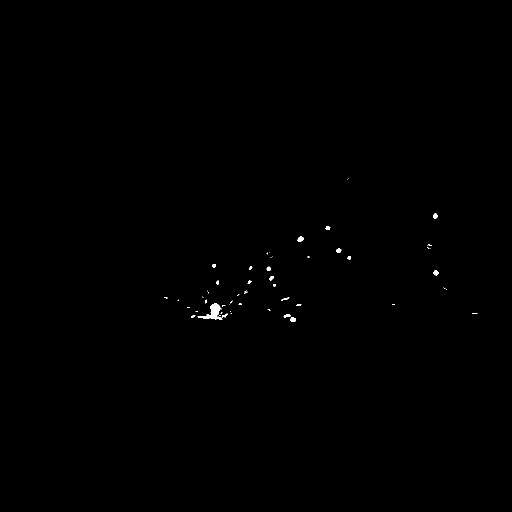
#> input picture IR_track/IRv1/thresh/TH_13.png, 1024 x 1024 px, given in place of TH_0.png, which was not available (shown at 1/2 size)
$ python track.py   (older library calls are emulated)
#> lines starting #> are read from the running program, lines starting #| are printed output that depends on the picture; after the words box and inside, x2 and y2 are one past the last pixel; in counts of white or black regions, pixels touching at a corner belong together; pictures that were not available may be replaced by others from this repository, and a replacement may not be noted
import numpy as np
import cv2
import math
from itertools import groupby

def circles(k):
#> called with k = 0
    print("Processing frame ",k)
    img = cv2.imread('thresh/TH_'+str(k)+'.png')
#> img is the input picture: shape (1024, 1024, 3); 0.17% white; 59 white regions (39 under 20 px), largest, box (x1, y1, x2, y2) and area: (395, 607, 445, 640) 628, (595, 473, 608, 484) 98, (866, 540, 877, 551) 83

    imgray = cv2.cvtColor(img, cv2.COLOR_BGR2GRAY)
#> imgray: shape (1024, 1024); 0.17% white; 59 white regions (39 under 20 px)
    _,contours, hierarchy = cv2.findContours(imgray, cv2.RETR_TREE, cv2.CHAIN_APPROX_SIMPLE)
#> contours = 62 contours, 45 with area under 20; largest, box (x1, y1, x2, y2) and area: (395, 607, 445, 640) 546, (595, 473, 608, 484) 82, (866, 540, 877, 551) 68, (580, 635, 592, 644) 66, (866, 427, 875, 437) 58

    # print(len(contours))
    x = []
    y = []
    r = []

    for contour in contours:
        # cv2.drawContours(img, contour, -1, (0, 255, 0), 1)
        (X,Y),radius = cv2.minEnclosingCircle(contour)
        center = (int(X),int(Y))
        radius = int(radius)
        # condition to exclude the particles near plume
        if ((center[0]-430)**2+(center[1]-618)**2)**0.5 > 150:
            x.append(center[0])
            y.append(center[1])
            r.append(radius)
#> this loop made 62 passes
#> (X, Y, radius, center) on passes 1, 3, 4, 6, 12, 14, 17, 18, 19, 20, 21, 23: (585.5, 638.8, 5, (585, 638)), (386, 632.5, 4, (386, 632)), (573.5, 631, 6, (573, 631)), (949, 626.5, 5, (949, 626)), (537.5, 619.5, 2, (537, 619)), (447, 611.5, 3, (447, 611)), (597.5, 610, 4, (597, 610)), (480, 608.5, 3, (480, 608)), (420.3, 629.2, 25, (420, 629)), (418.5, 633, 1, (418, 633)), (462.7, 603.3, 3, (462, 603)), (411.5, 602.5, 3, (411, 602))
#> (X, Y, radius) on passes 5, 9, 15, 35, 37, 39: (449, 631, 6), (420, 624, 0), (459, 609, 0), (886, 575, 0), (499, 564, 4), (543, 556, 5)
#> after the loop, r = 27 values, max 6 at index 21, min 0 at index 4, mean 1.85; x = 27 values, max 949 at index 1, min 532 at index 13, mean 721.8; y = 27 values, max 638 at index 0, min 357 at index 26, mean 511.6

    repeat = []
    # find interior circles
    # https://doubleroot.in/lessons/circle/relative-postion-of-two-circles/
    for i in range(len(r)):
        for j in range(len(r)):
            if i!=j:
                c1c2 = ((x[i]-x[j])**2 + (y[i]-y[j])**2)**0.5
                r1r2 = abs(r[i]-r[j])
                if c1c2 <= r1r2 :
                    if r[i]>r[j]:
                        repeat.append(j)
                    else:
                        repeat.append(i)
#> this loop made 27 passes
#> after the loop, repeat = [24, 24]

    # remove interior circles
    for ele in sorted(list(set(repeat)), reverse = True):
        del r[ele]
        del x[ele]
        del y[ele]
#> this loop made 1 pass
#> ele on pass 1: 24

    # [7 lines of commented-out code are left out]
    ones = [i for i,val in enumerate(r) if val==1]
#> ones = [5, 10]
    for ele in sorted(list(set(ones)), reverse = True):
        del r[ele]
        del x[ele]
        del y[ele]
#> this loop made 2 passes
#> ele on passes 1 to 2: 10, 5

    # print(len(r))
    # draw Circles
    for i in range(len(r)):
        cv2.circle(img,(x[i],y[i]),r[i],(0,255,0),1)
#> this loop made 24 passes
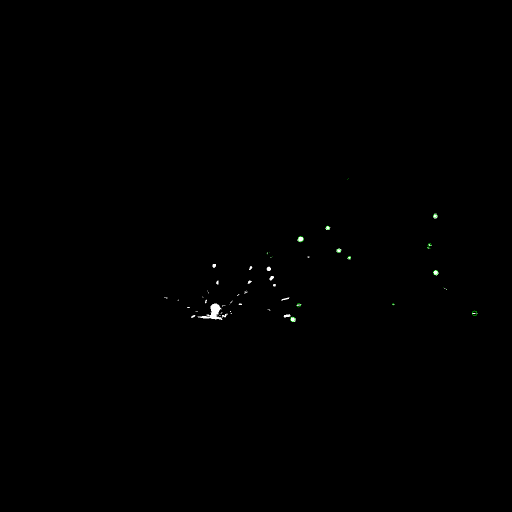
#> img: shape (1024, 1024, 3) (shown at 1/2 size); 0.02% of pixels changed, all inside (x1, y1, x2, y2) = (532, 357, 955, 644)
    cv2.circle(img, (430,618), 150, (0, 255, 0), 1)
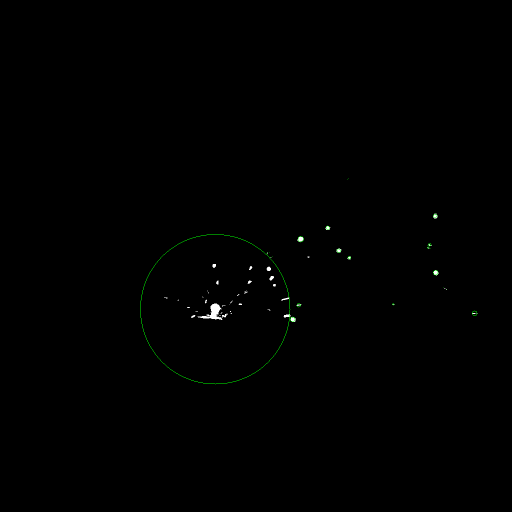
#> img: shape (1024, 1024, 3) (shown at 1/2 size); 0.08% of pixels changed, all inside (x1, y1, x2, y2) = (280, 468, 581, 769)
    cv2.imwrite("blob/BB_"+str(k)+".png",img)
    return(r,x,y)

def angle(x1,x2,y1,y2):
    return(math.atan2(y2-y1,x2-x1))

def dist(x1,x2,y1,y2):
    return(((x2-x1)**2+(y2-y1)**2)**0.5)

def particleInit(i,j):
    r1,x1,y1 = circles(i)
#> r1 = [5, 5, 2, 4, 0, 0, 5, 0, 3, 0, 0, 0, 0, 0, 0, 4, 2, 0, 3, 6, 4, 4, 0, 0]; x1 = [585, 949, 786, 597, 892, 886, 871, 541, 698, 545, 535, 532, 534, 538, 860, 677, 856, 855, 859, 601, 655, 870, 695, 697]; y1 = [638, 626, 608, 610, 578, 575, 545, 514, 515, 512, 508, 507, 505, 504, 497, 501, 495, 491, 489, 478, 455, 431, 358, 357]
    r2,x2,y2 = circles(j)
#> call 2 of circles, with k = 1
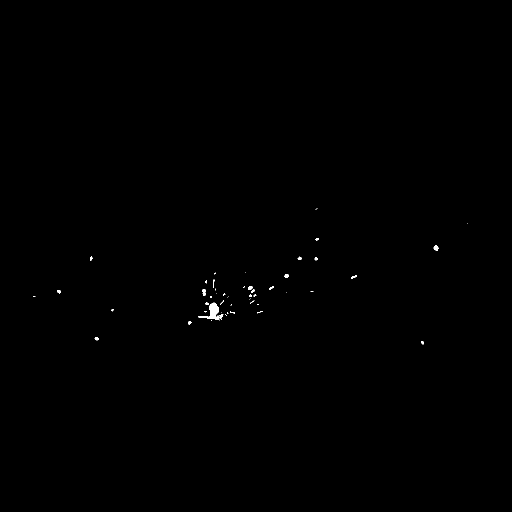
#> input picture IR_track/IRv1/thresh/TH_148.png, 1024 x 1024 px, given in place of TH_1.png, which was not available (shown at 1/2 size)
#> in circles, img is the input picture: shape (1024, 1024, 3); 0.15% white; 53 white regions (34 under 20 px), largest, box (x1, y1, x2, y2) and area: (396, 605, 447, 640) 634, (867, 491, 877, 501) 74, (405, 578, 411, 592) 71
#> in circles (call 2), `imgray = cv2.cvtColor(img, cv2.COLOR_BGR2GRAY)`: imgray: shape (1024, 1024); 0.15% white; 53 white regions (34 under 20 px)
#> in circles (call 2), `_,contours, hierarchy = cv2.findContours(imgray, cv2.RETR_TREE, cv2.CH..`: contours = 53 contours, 39 with area under 20; largest, box (x1, y1, x2, y2) and area: (396, 605, 447, 640) 548, (867, 491, 877, 501) 60, (405, 578, 411, 592) 54, (496, 572, 505, 580) 44, (569, 548, 577, 556) 38
#> the loop in circles (call 2), `for contour in contours:` made 53 passes
#> (X, Y, radius, center) on passes 2, 3, 9, 11, 12, 13, 14, 17, 18, 19, 20, 26: (193, 677.5, 4, (193, 677)), (378.9, 645.2, 3, (378, 645)), (454.8, 626, 1, (454, 626)), (464.5, 624.5, 4, (464, 624)), (519.5, 624, 5, (519, 624)), (411, 622.5, 2, (411, 622)), (225.2, 619.8, 2, (225, 619)), (420.8, 629.1, 25, (420, 629)), (413.5, 607.5, 2, (413, 607)), (504, 603.5, 4, (504, 603)), (443.5, 605, 5, (443, 605)), (509.5, 591, 2, (509, 591))
#> (X, Y, radius) on passes 1, 7, 10, 21, 22, 28: (844, 685, 3), (434, 630, 0), (442, 625, 0), (498, 598, 0), (501, 597, 0), (451, 588, 0)
#> after the loop in circles (call 2), `for contour in contours:`: r = [3, 4, 2, 2, 2, 3, 6, 4, 3, 3, 3, 0, 5, 3, 0, 2]; x = [844, 193, 225, 68, 623, 118, 707, 572, 631, 598, 181, 598, 872, 634, 934, 632]; y = [685, 677, 619, 592, 583, 582, 553, 551, 517, 516, 516, 512, 495, 478, 446, 417]
#> the loop in circles (call 2), `for i in range(len(r)):` made 16 passes
#> after the loop in circles (call 2), `for i in range(len(r)):`: repeat = []
#> after the loop in circles (call 2), `for i in range(len(r)):`: img: shape (1024, 1024, 3); 0.02% of pixels changed, all inside (x1, y1, x2, y2) = (66, 415, 935, 689)
#> in circles (call 2), `cv2.circle(img, (430,618), 150, (0, 255, 0), 1)`:
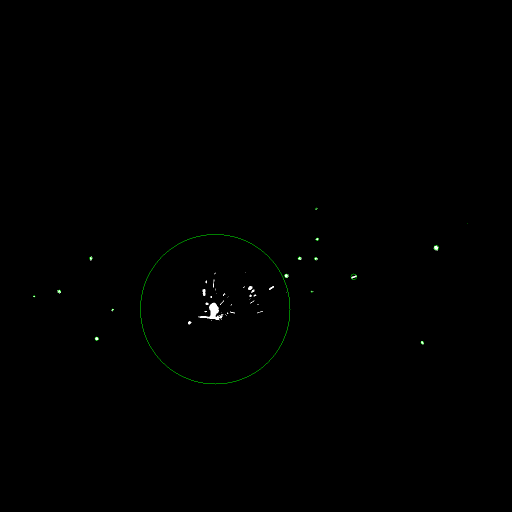
#> img: shape (1024, 1024, 3) (shown at 1/2 size); mean B, G, R 0.3, 0.6, 0.3
#> r2 = [3, 4, 2, 2, 2, 3, 6, 4, 3, 3, 3, 0, 5, 3, 0, 2]; x2 has the same summary as x in circles; y2 has the same summary as y in circles
    # print(len(r1))

    for n in range(len(r2)):
        for o in range(len(r1)):
            distance = dist(x1[o],x2[n],y1[o],y2[n])
            if distance <13:
                theta = angle(x1[o],x2[n],y1[o],y2[n])
                part.append([[x1[o], y1[o] ,r1[o], distance, theta]])
#> this loop made 16 passes
#> after the loop, part = [[[860, 497, 0, 12.17, -0.165]]]

part = []
particleInit(0,1)

# [4 lines of commented-out code are left out]

for i in range(2,199):
    # particles in new frame
    rNew,xNew,yNew = circles(i)
    gindex=[]
    # print(rNew)
    for x in range(len(part)):
        # print(part[x])
        # print(part[x][len(part[x])-1][0])
        xpred = part[x][len(part[x])-1][0] + part[x][len(part[x])-1][3]*np.cos(part[x][len(part[x])-1][4])
        ypred = part[x][len(part[x])-1][1] + part[x][len(part[x])-1][3]*np.sin(part[x][len(part[x])-1][4])

        for g in range(len(rNew)):
            distance = dist(xpred,xNew[g],ypred,yNew[g])
            # add new position to existing particle if old particle is detected
            if distance<5:
                gindex.append(g)
                # d = ((xNew[n]-part[o][len(part[o])-1][0])**2 + (yNew[n]-part[o][len(part[o])-1][1])**2)**0.5
                d = dist(part[x][len(part[x])-1][0],xNew[g],part[x][len(part[x])-1][1],yNew[g])
                t = angle(part[x][len(part[x])-1][0],xNew[g],part[x][len(part[x])-1][1],yNew[g])
                part[x].append([xNew[g], yNew[g] ,rNew[g], d, t])
#> this loop made 1 pass

    for ele in sorted(list(set(gindex)), reverse = True):
        del rNew[ele]
        del xNew[ele]
        del yNew[ele]
#> this loop made 1 pass
#> ele on pass 1: 12
    # print("unmatched r",rNew)
    # print("unmatched x",xNew)
    # print("unmatched y",yNew)

    nr,nx,ny = circles(i+1)
#> (the run stopped early here; a loop or call above may not have finished)
